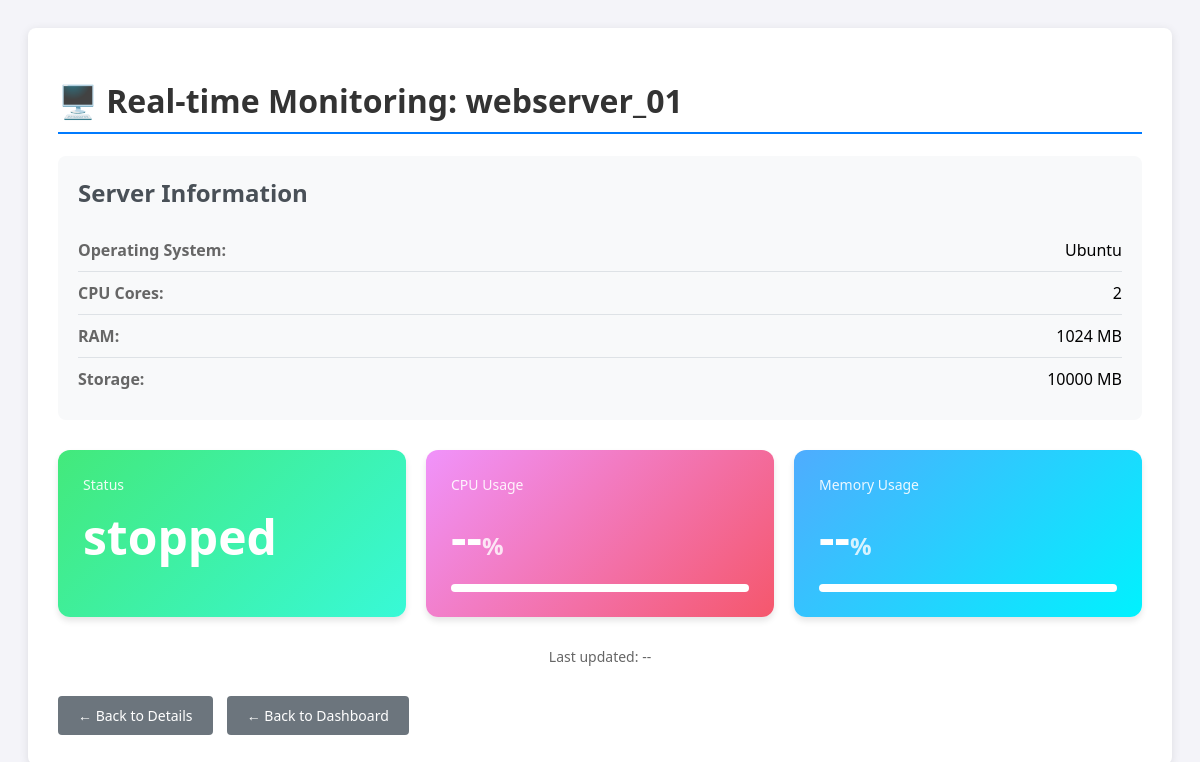
/vm/monitor/7, run on the app's committed database.
### tables this page shows
CREATE TABLE instances (
            id INTEGER PRIMARY KEY AUTOINCREMENT,
            name TEXT NOT NULL UNIQUE,
            os_type TEXT NOT NULL,
            cpu_cores INTEGER DEFAULT 1,
            ram_size INTEGER DEFAULT 1024,
            storage_size INTEGER DEFAULT 10000,
            ip_address TEXT,
            status TEXT DEFAULT 'stopped',
            vm_uuid TEXT,
            created_at TIMESTAMP DEFAULT CURRENT_TIMESTAMP
        );

### app.py (the view)
@app.route('/vm/monitor/<int:id>')
def vm_monitor(id):
    conn = get_db_connection()
    vm = conn.execute('SELECT * FROM instances WHERE id = ?', (id,)).fetchone()
    conn.close()
    if vm is None:
        flash('Server not found!', 'error')
        return redirect(url_for('index'))
    return render_template('monitor.html', vm=vm)

### app.py (called while the page is built)
def get_db_connection():
    conn = sqlite3.connect('database.db')
    conn.row_factory = sqlite3.Row
    return conn

### templates/monitor.html (shortened to what this page needs)
<!DOCTYPE html>
<html lang="en">
<head>
</head>
<body>
    <div class="container">
        <h1>🖥️ Real-time Monitoring: {{ vm.name }}</h1>
        <div class="server-info">
            <h2>Server Information</h2>
            <div class="info-row">
                <span class="info-label">Operating System:</span>
                <span>{{ vm.os_type }}</span>
            </div>
            <div class="info-row">
                <span class="info-label">CPU Cores:</span>
                <span>{{ vm.cpu_cores }}</span>
            </div>
            <div class="info-row">
                <span class="info-label">RAM:</span>
                <span>{{ vm.ram_size }} MB</span>
            </div>
            <div class="info-row">
                <span class="info-label">Storage:</span>
                <span>{{ vm.storage_size }} MB</span>
            </div>
        </div>
        <div class="stats-grid">
            <div class="stat-card status">
                <div class="stat-label">Status</div>
                <div class="stat-value" id="status">{{ vm.status }}</div>
            </div>
            <div class="stat-card cpu">
                <div class="stat-label">CPU Usage</div>
                <div class="stat-value">
                    <span id="cpu">--</span><span class="stat-unit">%</span>
                </div>
                <div class="progress-bar">
                    <div class="progress-fill" id="cpu-progress"></div>
                </div>
            </div>
            <div class="stat-card memory">
                <div class="stat-label">Memory Usage</div>
                <div class="stat-value">
                    <span id="memory">--</span><span class="stat-unit">%</span>
                </div>
                <div class="progress-bar">
                    <div class="progress-fill" id="memory-progress"></div>
                </div>
            </div>
        </div>
        <div class="update-time">
            Last updated: <span id="last-update">--</span>
        </div>
        <div style="margin-top: 30px;">
            <a href="{{ url_for('vm_details', id=vm.id) }}" class="btn btn-secondary">← Back to Details</a>
            <a href="{{ url_for('index') }}" class="btn btn-secondary">← Back to Dashboard</a>
        </div>
    </div>
</body>
</html>

### templates/monitor.html (style rules this page uses)
body { font-family: 'Segoe UI', Tahoma, Geneva, Verdana, sans-serif; background: #f4f4f9; padding: 20px; }
.container { max-width: 1200px; margin: 0 auto; background: white; padding: 30px; border-radius: 8px; box-shadow: 0 2px 10px rgba(0,0,0,0.1); }
h1 { color: #333; border-bottom: 2px solid #007bff; padding-bottom: 10px; }
.stats-grid { display: grid; grid-template-columns: repeat(auto-fit, minmax(300px, 1fr)); gap: 20px; margin: 30px 0; }
.stat-card { background: linear-gradient(135deg, #667eea 0%, #764ba2 100%); padding: 25px; border-radius: 12px; color: white; box-shadow: 0 4px 6px rgba(0,0,0,0.1); }
.stat-card.cpu { background: linear-gradient(135deg, #f093fb 0%, #f5576c 100%); }
.stat-card.memory { background: linear-gradient(135deg, #4facfe 0%, #00f2fe 100%); }
.stat-card.status { background: linear-gradient(135deg, #43e97b 0%, #38f9d7 100%); }
.stat-label { font-size: 14px; opacity: 0.9; margin-bottom: 10px; }
.stat-value { font-size: 48px; font-weight: bold; margin: 10px 0; }
.stat-unit { font-size: 24px; opacity: 0.8; }
.progress-bar { background: rgba(255,255,255,0.3); height: 8px; border-radius: 4px; overflow: hidden; margin-top: 15px; }
.progress-fill { background: white; height: 100%; transition: width 0.5s ease; }
.btn { padding: 10px 20px; border: none; border-radius: 4px; cursor: pointer; font-size: 14px; text-decoration: none; display: inline-block; margin-right: 10px; }
.btn-secondary { background: #6c757d; color: white; }
.update-time { text-align: center; color: #666; font-size: 14px; margin-top: 20px; }
.server-info { background: #f8f9fa; padding: 20px; border-radius: 8px; margin-bottom: 30px; }
.server-info h2 { margin-top: 0; color: #495057; }
.info-row { display: flex; justify-content: space-between; padding: 10px 0; border-bottom: 1px solid #dee2e6; }
.info-row:last-child { border-bottom: none; }
.info-label { font-weight: bold; color: #666; }

### data on the page
instances: name "webserver_01", os_type "Ubuntu", cpu_cores "2", ram_size "1024", storage_size "10000", status "stopped"
